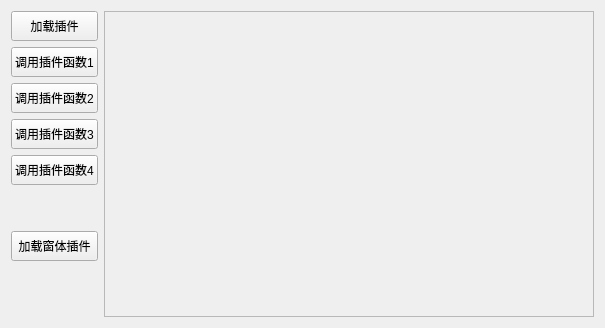
<?xml version="1.0" encoding="UTF-8"?>
<ui version="4.0">
 <class>Widget</class>
 <widget class="QWidget" name="Widget">
  <property name="geometry">
   <rect>
    <x>0</x>
    <y>0</y>
    <width>605</width>
    <height>328</height>
   </rect>
  </property>
  <property name="windowTitle">
   <string>Widget</string>
  </property>
  <layout class="QHBoxLayout" name="horizontalLayout_2">
   <item>
    <layout class="QHBoxLayout" name="horizontalLayout" stretch="0,1">
     <item>
      <layout class="QVBoxLayout" name="verticalLayout_2">
       <item>
        <layout class="QVBoxLayout" name="verticalLayout">
         <item>
          <widget class="QPushButton" name="pushButton">
           <property name="minimumSize">
            <size>
             <width>0</width>
             <height>30</height>
            </size>
           </property>
           <property name="text">
            <string>加载插件</string>
           </property>
          </widget>
         </item>
         <item>
          <widget class="QPushButton" name="pushButton_2">
           <property name="minimumSize">
            <size>
             <width>0</width>
             <height>30</height>
            </size>
           </property>
           <property name="text">
            <string>调用插件函数1</string>
           </property>
          </widget>
         </item>
         <item>
          <widget class="QPushButton" name="pushButton_3">
           <property name="minimumSize">
            <size>
             <width>0</width>
             <height>30</height>
            </size>
           </property>
           <property name="text">
            <string>调用插件函数2</string>
           </property>
          </widget>
         </item>
         <item>
          <widget class="QPushButton" name="pushButton_4">
           <property name="minimumSize">
            <size>
             <width>0</width>
             <height>30</height>
            </size>
           </property>
           <property name="text">
            <string>调用插件函数3</string>
           </property>
          </widget>
         </item>
         <item>
          <widget class="QPushButton" name="pushButton_5">
           <property name="minimumSize">
            <size>
             <width>0</width>
             <height>30</height>
            </size>
           </property>
           <property name="text">
            <string>调用插件函数4</string>
           </property>
          </widget>
         </item>
         <item>
          <spacer name="verticalSpacer">
           <property name="orientation">
            <enum>Qt::Vertical</enum>
           </property>
           <property name="sizeHint" stdset="0">
            <size>
             <width>20</width>
             <height>40</height>
            </size>
           </property>
          </spacer>
         </item>
        </layout>
       </item>
       <item>
        <layout class="QVBoxLayout" name="verticalLayout_3">
         <item>
          <widget class="QPushButton" name="pushButton_6">
           <property name="minimumSize">
            <size>
             <width>0</width>
             <height>30</height>
            </size>
           </property>
           <property name="text">
            <string>加载窗体插件</string>
           </property>
          </widget>
         </item>
         <item>
          <spacer name="verticalSpacer_2">
           <property name="orientation">
            <enum>Qt::Vertical</enum>
           </property>
           <property name="sizeHint" stdset="0">
            <size>
             <width>20</width>
             <height>40</height>
            </size>
           </property>
          </spacer>
         </item>
        </layout>
       </item>
      </layout>
     </item>
     <item>
      <widget class="QFrame" name="frame">
       <property name="frameShape">
        <enum>QFrame::StyledPanel</enum>
       </property>
       <property name="frameShadow">
        <enum>QFrame::Raised</enum>
       </property>
      </widget>
     </item>
    </layout>
   </item>
  </layout>
 </widget>
 <layoutdefault spacing="6" margin="11"/>
 <resources/>
 <connections/>
</ui>
